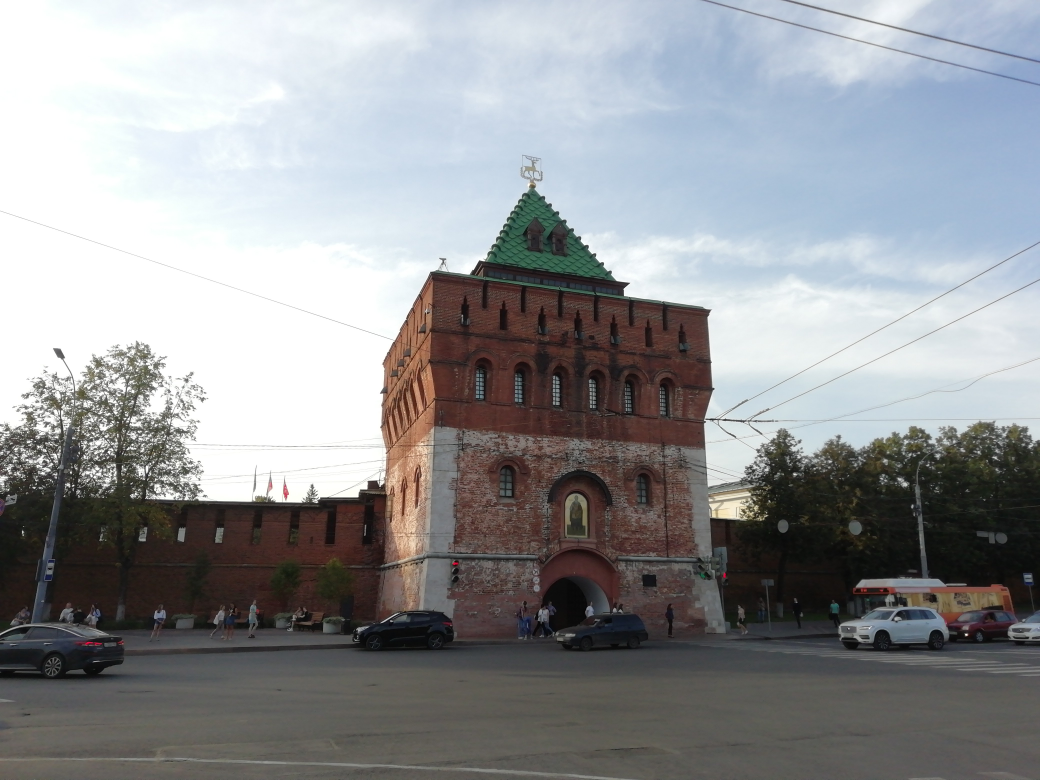
#> input picture Task 2/example.jpg, 4160 x 3120 px, given in place of lena.jpg, which was not available (shown at 1/4 size)
$ jupyter execute 'opencv notebook sample 2021 (1).ipynb'
#> lines starting #> are read from the running program, lines starting #| are printed output that depends on the picture; after the words box and inside, x2 and y2 are one past the last pixel; in counts of white or black regions, pixels touching at a corner belong together; pictures that were not available may be replaced by others from this repository, and a replacement may not be noted
[cell 1]
import cv2

[cell 2]
import numpy as np
from matplotlib import pyplot as plt

[cell 3]
img = cv2.imread('C:\lecture\lena.jpg', 0)
#> img: shape (3120, 4160); min 0, max 255, mean 147.5

[cell 4]
img.shape
#> Out = (3120, 4160)

[cell 5]
plt.imshow(img, cmap="gray")

[cell 6]
img[100,100] = 255

[cell 7]
cv2.line(img, (0,0), (100,100), (255,255,255), 1)
cv2.putText(img, 'Lena', (100,100), 1, 1, (255,255,255))

[cell 8]
plt.imshow(img, cmap="gray")

[cell 9]
plt.imshow(cv2.bilateralFilter(img, 10, 75, 75), cmap="gray")
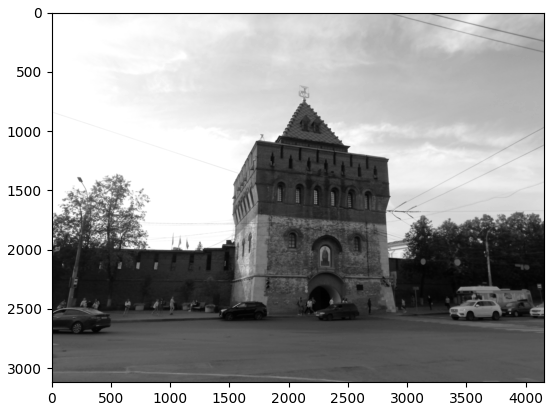
#> figure drawn by matplotlib, 1 panel

[cell 10]
img = cv2.imread('C:\lecture\lena.jpg')
#> img is the input picture: shape (3120, 4160, 3); mean B, G, R 150.4, 147.7, 145.9

[cell 11]
img2 = cv2.cvtColor(img, cv2.COLOR_BGR2HSV)
#> img2: shape (3120, 4160, 3); mean H, S, V 59.2, 34.8, 156.3
img2[200:300,:,1] = img2[200:300,:,1] * 1.15
#> img2: shape (3120, 4160, 3); mean H, S, V 59.2, 34.9, 156.3
img2 = cv2.cvtColor(img2, cv2.COLOR_HSV2BGR)

[cell 12]
plt.imshow(cv2.cvtColor(img2, cv2.COLOR_BGR2RGB))

[cell 13]
img2 = cv2.cvtColor(img2, cv2.COLOR_BGR2GRAY)
#> img2: shape (3120, 4160)
img2 = cv2.equalizeHist(img2)
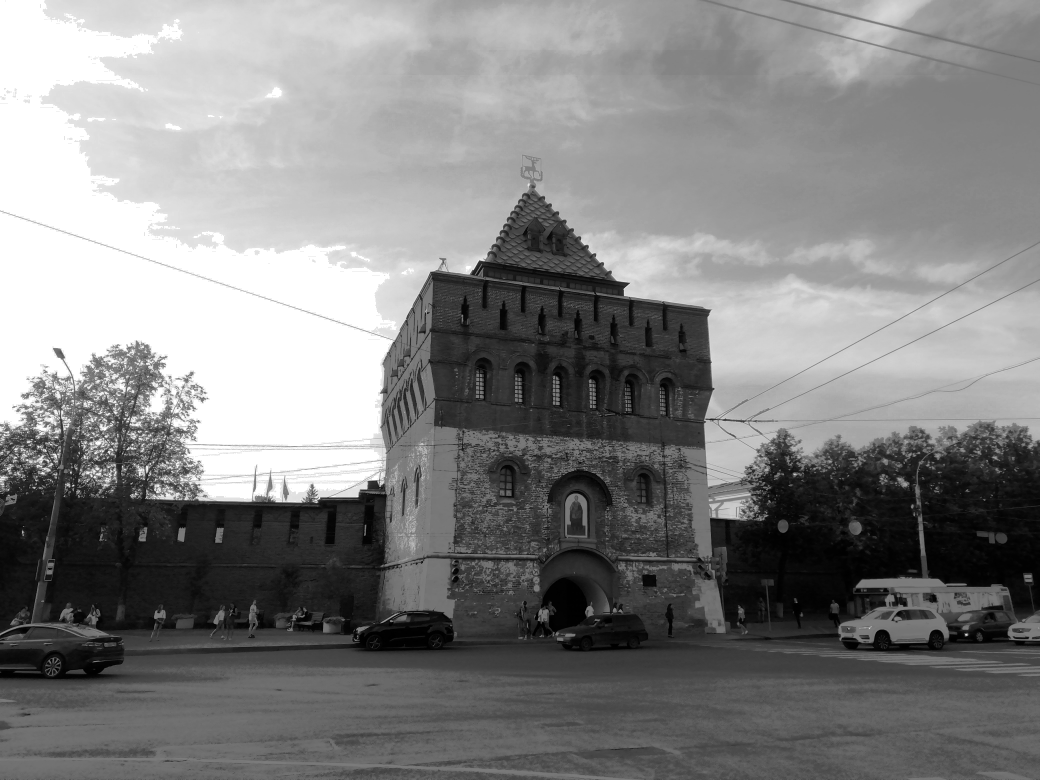
#> img2: shape (3120, 4160) (shown at 1/4 size); min 0, max 255, mean 129.8
_, img2 = cv2.threshold(img2,0,255,cv2.THRESH_BINARY+cv2.THRESH_OTSU)
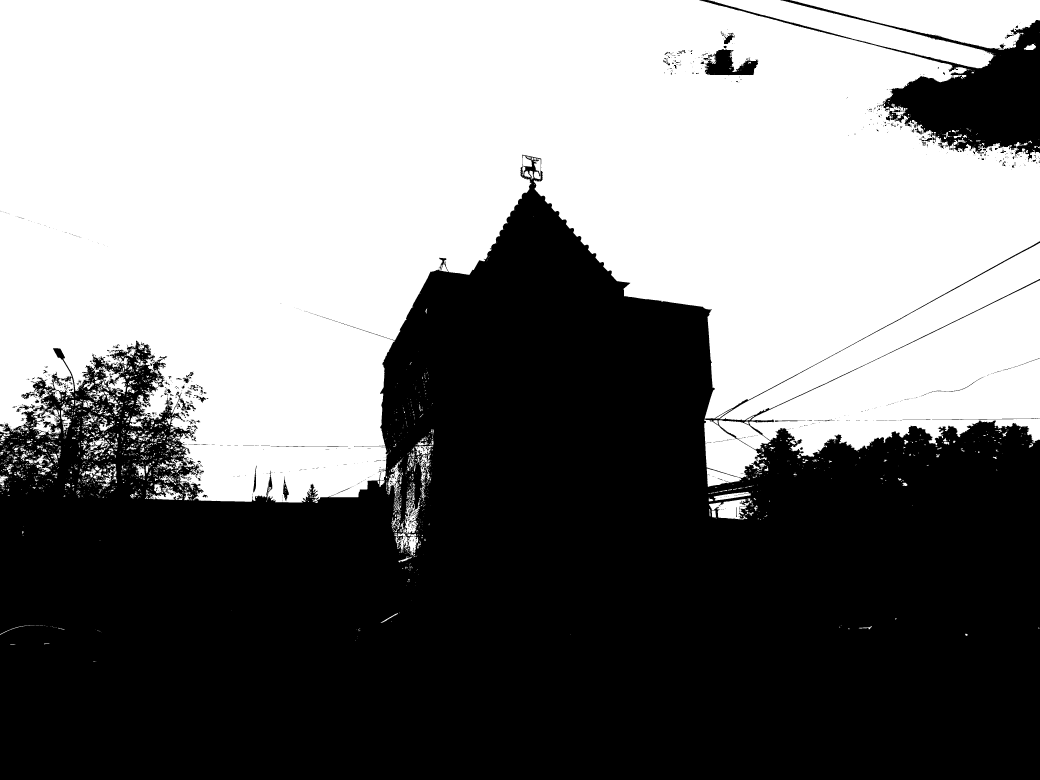
#> img2: shape (3120, 4160) (shown at 1/4 size); 48.8% white; 3176 white regions (2441 under 20 px), largest, box (x1, y1, x2, y2) and area: (0, 0, 4160, 2011) 5449054, (2997, 1121, 4160, 1827) 392061, (2880, 972, 4160, 1681) 134294
kernel = np.ones((5,5), np.uint8)
img2 = cv2.erode(img2, kernel)
#> img2: shape (3120, 4160); 47% white; 643 white regions (435 under 20 px), largest, box (x1, y1, x2, y2) and area: (0, 0, 4160, 2008) 5341889, (2999, 1124, 4160, 1824) 366519, (2885, 974, 4160, 1679) 126535
plt.imshow(img2, cmap="gray")

[cell 14]
img = cv2.imread('C:\lecture\lena.jpg', 0)

[cell 15]
edges = cv2.Canny(img, 50, 100)
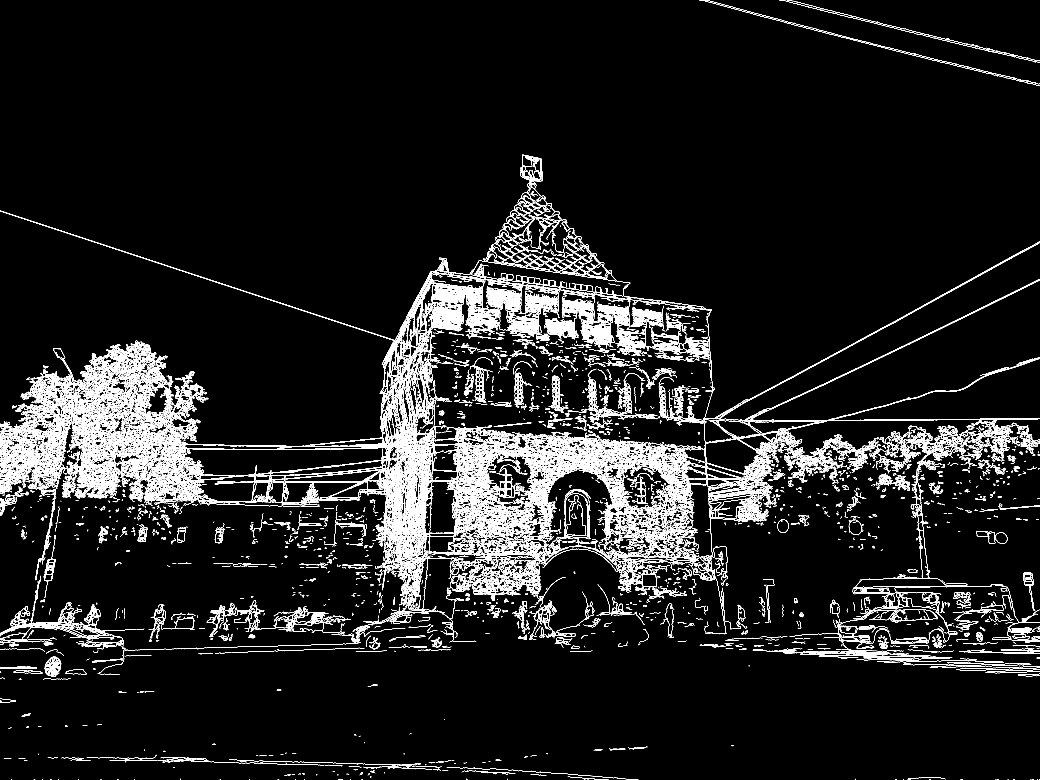
#> edges: shape (3120, 4160) (shown at 1/4 size); 4.5% white in thin lines or dots

[cell 16]
plt.imshow(edges, cmap="gray")

[cell 17]
plt.imshow(edges)

[cell 18]
cv2.namedWindow('sample')
cv2.imshow("sample", img)
cv2.waitKey(0)
cv2.destroyAllWindows()

[cell 19]
contours, _ = cv2.findContours(img2, cv2.RETR_TREE, cv2.CHAIN_APPROX_SIMPLE)
#> contours = 858 contours, 494 with area under 20; largest, box (x1, y1, x2, y2) and area: (0, 0, 4160, 2008) 5373406, (2999, 1124, 4160, 1824) 368246, (2885, 974, 4160, 1679) 125180, (3170, 0, 4160, 194) 104074, (2843, 0, 3971, 271) 72204
areas = [cv2.contourArea(c) for c in contours]
#> areas = 858 values, max 5373406.5 at index 667, min 0 at index 2, mean 7196.6
max_index = np.argmax(areas)
#> max_index = 667
cv2.drawContours(img, contours, max_index, (0, 0, 255), 5)
#> img: shape (3120, 4160)
plt.imshow(cv2.cvtColor(img, cv2.COLOR_BGR2RGB))

[cell 20]
img = cv2.imread('C:\lecture\lena.jpg',0)
f1 = np.fft.fft2(img)
f2 = np.fft.fftshift(f1)

[cell 21]
spectrum = (np.abs(f2))

[cell 22]
dst = np.array(spectrum,  dtype = np.float32)
img_dst = cv2.normalize(dst,None,0,1,cv2.NORM_MINMAX)
plt.imshow(img_dst, cmap="gray")

[cell 23]
mask = np.zeros(f1.shape, np.uint8)
mask = np.array(mask,  dtype = np.uint8)

k = 0.05
w,h = img.shape
#> w = 3120; h = 4160
cv2.circle(mask, ((int)(w/2), (int)(h/2)), (int)(w*k), (255,255,255), -1)
#> mask: shape (3120, 4160); 0.59% white; 1 white region, box (x1, y1, x2, y2) and area: (1404, 1924, 1717, 2237) 76425
plt.imshow(mask, cmap="gray")

[cell 24]
f2[mask==0]=0
spectrum = np.log(np.abs(0.1+f2))

dst = np.array(spectrum,  dtype = np.float32)
img_dst = cv2.normalize(dst,None,0,1,cv2.NORM_MINMAX)
plt.imshow(img_dst, cmap="gray")

[cell 25]
conv_img = np.fft.ifft2(np.fft.ifftshift(f2)).real
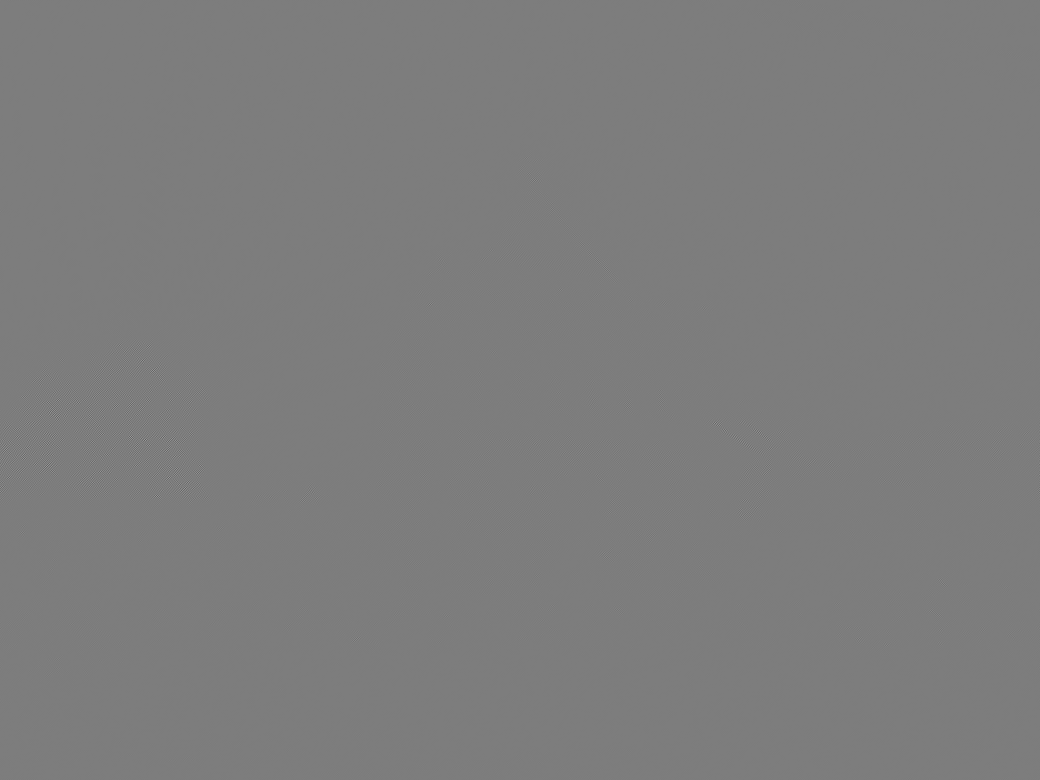
#> conv_img: shape (3120, 4160) float64 (shown at 1/4 size); min -16.79, max 17.4, mean -4.16e-20; drawn with min black and max white
img_dst = np.array(conv_img, dtype = np.uint8)
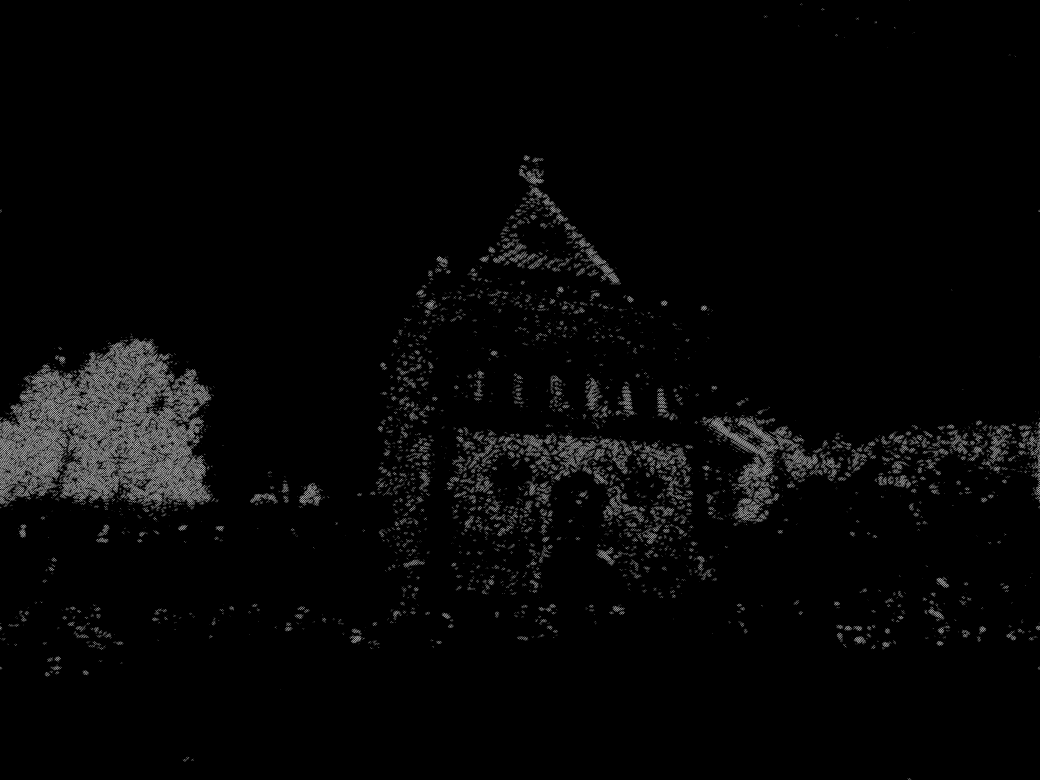
#> img_dst: shape (3120, 4160) (shown at 1/4 size); min 0, max 255, mean 6.1
plt.imshow(img_dst, cmap="gray")

[cell 26]
cap = cv2.VideoCapture(0) #"video.avi"
_, prev_img = cap.read()
prev_img = cv2.cvtColor(prev_img, cv2.COLOR_BGR2GRAY)
while True:
  _, img = cap.read()
  img = cv2.cvtColor(img, cv2.COLOR_BGR2GRAY)
  cv2.imshow("video", img)
  #OF
  points = cv2.goodFeaturesToTrack( img, 1000, 0.01, 10)
#> points = 1000 rows, first 8: [9, 1839], [289, 1959], [362, 1975], [9, 1779], [520, 1981], [95, 1730], [282, 1790], [301, 1723]
  points2, st, err = cv2.calcOpticalFlowPyrLK(  img, prev_img, points, None, winSize=(20, 20) )
#> points2 has the same summary as points; st = 1000 values from 1 to 1; err = 1000 values from 0 to 0

  points = np.int0(points)
  points2 = np.int0(points2)

  prev_img = img
  for i, p in enumerate(points):
     x1,y1 = p.ravel()
     x2,y2 = points2[i].ravel()
     cv2.circle(img, (x1,y1), 2, 255)
     cv2.line(img, (x1,y1), (x2,y2), 255, 1)
#> this loop made 1000 passes
#> (x1, y1, x2, y2) on passes 1 to 3: (9, 1839, 9, 1839), (289, 1959, 289, 1959), (362, 1975, 362, 1975)

  cv2.imshow("video result", img)

  if cv2.waitKey(10) == 32:
#> (key Esc is pressed here)
      break
